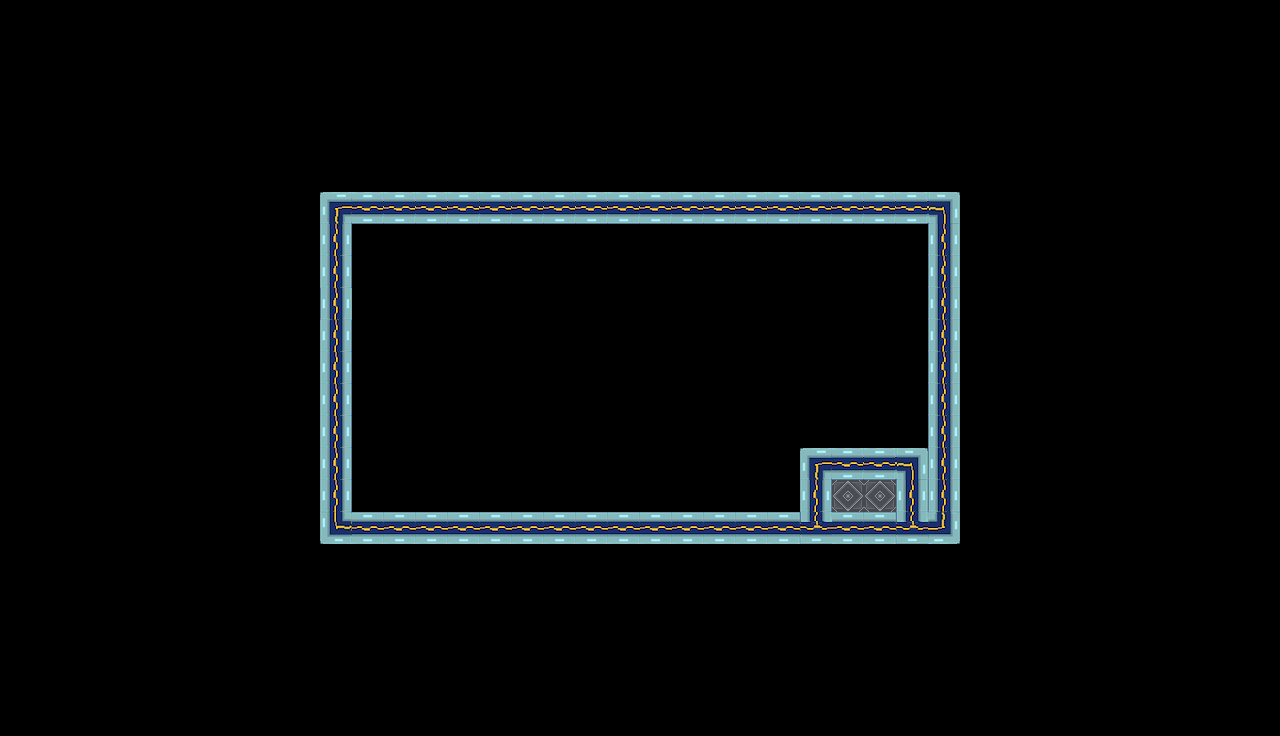

Below is a game level as drawn by its tile map, then a one-line description and the .tmx that defines it (tile-layer data replaced by summaries):
An orthogonal 40x23 tile map with 32x32 px tiles, 2 tile layers (background, platforms) and 10 objects (2x Block, 2x BackObject, PlayerStart1, PlayerStart2, Exit, ...).

<map version="1.0" tiledversion="1.0.3" orientation="orthogonal" renderorder="right-down" width="40" height="23" tilewidth="32" tileheight="32" nextobjectid="41">
 <properties>
  <property name="Back" value="back2" />
  <property name="Title" value="Even Cyborg's Need Stools" />
  <property name="backOffX" type="int" value="0" />
  <property name="backOffY" type="int" value="0" />
 </properties>
 <tileset firstgid="1" source="tileset.tsx" />
 <layer name="background" width="40" height="23">
  <data>[920 cells, 0 non-empty, 0 distinct tile ids]</data>
 </layer>
 <layer name="platforms" width="40" height="23">
  <data>[920 cells, 766 non-empty, 11 distinct tile ids]</data>
 </layer>
 <objectgroup name="objects">
  <object id="4" name="P1" type="PlayerStart1" x="371.058" y="434.742" width="60" height="77" />
  <object id="5" name="P2" type="PlayerStart2" x="458.724" y="467.675" width="47" height="44" />
  <object id="14" name="block3" type="Block" x="-64" y="352" width="32" height="32" />
  <object id="16" name="exit" type="Exit" x="854" y="357" width="64" height="90" />
  <object id="28" name="Tramp1" type="Trampoline" x="-128" y="480" width="48" height="48">
   <properties>
    <property name="static" type="bool" value="true" />
   </properties>
  </object>
  <object id="34" name="switch1" type="Switch" x="-128" y="256" width="48" height="48">
   <properties>
    <property name="startOn" type="bool" value="false" />
    <property name="toggle" type="bool" value="true" />
    <property name="visible" type="bool" value="true" />
   </properties>
  </object>
  <object id="35" name="fan1" type="Fan" x="-256" y="96" width="32" height="32">
   <properties>
    <property name="dir" type="int" value="1" />
    <property name="power" type="int" value="500" />
    <property name="startOn" type="bool" value="false" />
    <property name="switches" value="switch1" />
   </properties>
  </object>
  <object id="38" name="Block1" type="Block" x="607" y="480" width="32" height="32" />
  <object id="39" name="BackObject" type="BackObject" x="480" y="419" width="96" height="96">
   <properties>
    <property name="frames" type="int" value="1" />
    <property name="speed" type="int" value="10" />
    <property name="sprite" value="blood1" />
    <property name="style" type="int" value="2" />
   </properties>
  </object>
  <object id="40" name="BackObject" type="BackObject" x="640" y="288" width="82" height="64">
   <properties>
    <property name="frames" type="int" value="3" />
    <property name="speed" type="int" value="2" />
    <property name="sprite" value="screen" />
    <property name="style" type="int" value="2" />
   </properties>
  </object>
 </objectgroup>
</map>
